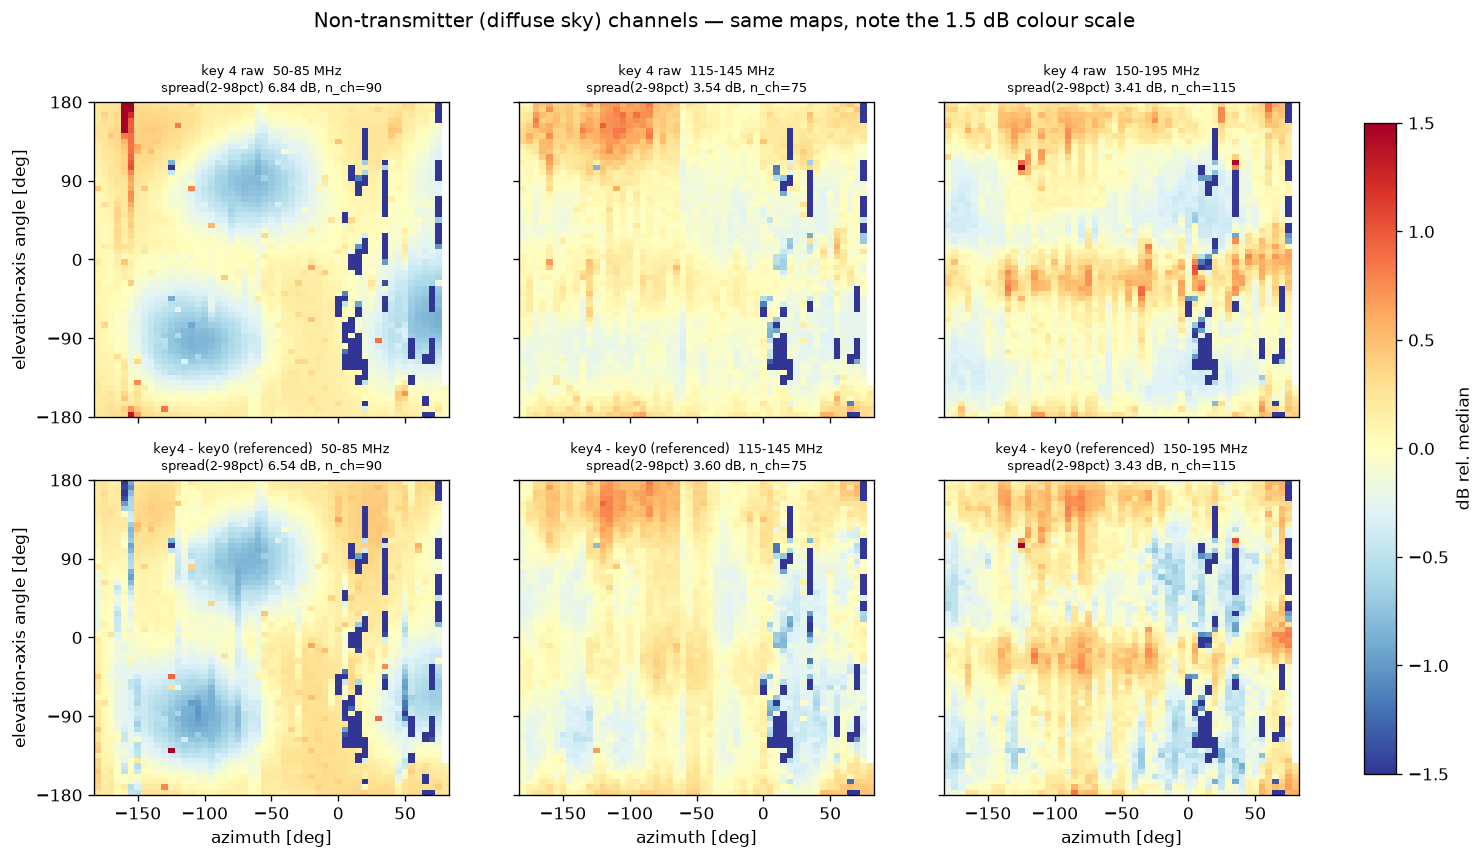

This figure's Python source:
"""Fig 09: the non-transmitter channels. Same reduction, comb channels masked,
key4 referenced to key0 to remove common-mode gain/RFI."""
import numpy as np, matplotlib; matplotlib.use("Agg")
import matplotlib.pyplot as plt
from importlib.machinery import SourceFileLoader
C=SourceFileLoader("C","00_common.py").load_module()
z=C.load(); d4,tm,el,az,fr,ch=z["d"],z["tm"],z["el"],z["az"],z["fr"],z["ch"]
d0=np.load("key0_raster.npz")["d0"].astype(np.float64); d0[d0<=0]=np.nan
_,_,contam=C.comb_masks(ch)
FM=(fr>86)&(fr<110)                                  # FM broadcast, heavily contaminated

EE=np.arange(-180,181,6.0); AE=np.arange(-182.5,82.6,5.0)
ie=np.digitize(el,EE)-1; ia=np.digitize(az,AE)-1
def gmap(y):
    H=np.full((len(EE)-1,len(AE)-1),np.nan)
    for i in range(len(EE)-1):
        for j in range(len(AE)-1):
            m=(ie==i)&(ia==j)&np.isfinite(y)
            if m.sum(): H[i,j]=np.nanmedian(y[m])
    return H

BANDS=[(50,85),(115,145),(150,195)]
fig,axes=plt.subplots(2,3,figsize=(14,7.5),sharex=True,sharey=True)
for k,(lo,hi) in enumerate(BANDS):
    m=(fr>=lo)&(fr<=hi)&(~contam)&(~FM)
    y4=C.db(np.nanmedian(d4[:,m],axis=1)); y0=C.db(np.nanmedian(d0[:,m],axis=1))
    for r,(lbl,y) in enumerate([("key 4 raw",y4),("key4 - key0 (referenced)",y4-y0)]):
        y=y-np.nanmedian(y); H=gmap(y)
        im=axes[r,k].pcolormesh(AE,EE,H,cmap="RdYlBu_r",vmin=-1.5,vmax=1.5)
        pk=np.nanpercentile(H,98)-np.nanpercentile(H,2)
        axes[r,k].set_title(f"{lbl}  {lo}-{hi} MHz\nspread(2-98pct) {pk:.2f} dB, n_ch={m.sum()}",fontsize=8)
        print(f"{lbl:26s} {lo:3d}-{hi:3d} MHz  spread {pk:5.2f} dB  "
              f"min {np.nanmin(H):+5.2f} max {np.nanmax(H):+5.2f}")
for a in axes[1]: a.set_xlabel("azimuth [deg]")
for a in axes[:,0]: a.set_ylabel("elevation-axis angle [deg]")
axes[0,0].set_yticks([-180,-90,0,90,180])
fig.colorbar(im,ax=axes,label="dB rel. median",fraction=.025)
fig.suptitle("Non-transmitter (diffuse sky) channels — same maps, note the 1.5 dB colour scale")
fig.savefig("09_sky_channels.png",dpi=120,bbox_inches="tight")
print("saved 09_sky_channels.png")
